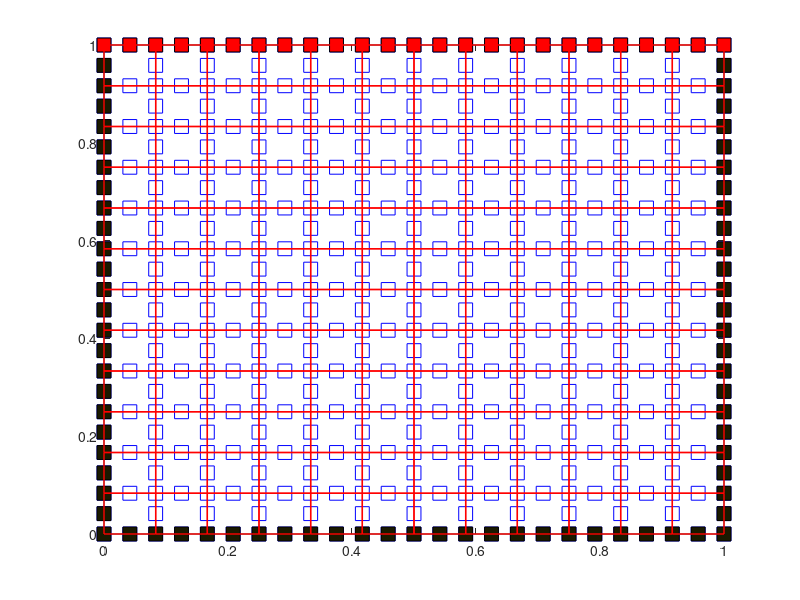

Here is the MATLAB script that generated this plot: (Note: this script raises an error after producing the figure.)
clc 
clear all
close all
q=0;
mu=0.0001;
nex=12;
ney=12;
net=nex*ney;
nx1=(2*nex + 1);
nx2=(nex + 1);
ny2=(ney +1);
ny=(2*ney + 1);
nn=nx1*ny-net;nnp=nx2*ny2;
Lx=1.0;Ly=1.0;
dx1=Lx/(2*nex);dx2=Lx/(nex);
dy1=Ly/(2*ney);dy2=Ly/(ney);
xe=zeros(2*nn,1);xep=zeros(nnp,1);
u=zeros(2*nn+(nex+1)*(ney+1),1);
ii=0;
nbc=zeros(nn,2);
jj=0;jnb=0;
%%%%%%%%%%%%%%%%%%%%% nodos velocidad%%%%%%%%%%%%%
for j=1:ny
    
    if (rem(j,2)==0)
        dx=dx2;dy=dy1;
        nx=nx2;
    else
        dx=dx1;dy=dy1;
        nx=nx1;
    end
    
    for i=1:nx
         ii=ii + 1;jj=jj +1;
       
        xe(2*ii-1,1)=dx*(i-1);
        xe(2*ii,1)=dy*(j-1);
         plot(xe(2*ii-1),xe(2*ii),'-s','MarkerEdgeColor','b','MarkerSize',10,'MarkerFaceColor',[1 1 1])
         hold on
         %plot(x,y,'-s','MarkerSize',10,'MarkerFaceColor',[1 1 1])
        if ( xe(2*ii-1,1)<=Lx & xe(2*ii,1)== Ly ) 
        jnb=jnb+1;
        nbc(jnb,1)=ii;
        u(ii,1)=1.0;
        u(nn+ii,1)=0.0;
        nbc(jnb,2)=1;
        plot(xe(2*nbc(jnb,1)-1),xe(2*nbc(jnb,1)),'-s','MarkerEdgeColor','k','MarkerSize',10,'MarkerFaceColor',[1 0.0 0.0])
        hold on
        elseif( xe(2*ii-1,1)==0.0 & xe(2*ii,1)<= Ly )%xe(2*ii-1,1)==Lx & xe(2*ii,1)<= Ly)
            jnb =jnb +1;
            nbc(jnb,1)=ii;
            nbc(jnb,2)=1;
            u(ii,1)=0;
            u(nn+ii,1)=0.0;
            plot(xe(2*nbc(jnb,1)-1),xe(2*nbc(jnb,1)),'-s','MarkerEdgeColor','k','MarkerSize',10,'MarkerFaceColor',[0.1 0.1 0.0])
            hold on
          elseif( xe(2*ii-1,1)==Lx & xe(2*ii,1)<= Ly)
            jnb =jnb +1;
            nbc(jnb,1)=ii;
            nbc(jnb,2)=1;
            u(ii,1)=0;
            u(nn+ii,1)=0.0;
            plot(xe(2*nbc(jnb,1)-1),xe(2*nbc(jnb,1)),'-s','MarkerEdgeColor','k','MarkerSize',10,'MarkerFaceColor',[0.1 0.1 0.0])
            hold on
        elseif (xe(2*ii-1,1)<=Lx & xe(2*ii,1)== 0.0)
         jnb=jnb+1;
         nbc(jnb,1)=ii;
        u(ii,1)=0.0;
        u(nn+ii,1)=0.0;
        nbc(jnb,2)=0.0;
         plot(xe(2*nbc(jnb,1)-1),xe(2*nbc(jnb,1)),'-s','MarkerEdgeColor','k','MarkerSize',10,'MarkerFaceColor',[0.1 0.1 0.0]) 
        end
        
         
          
        
    end 
end
 jnb
 %%%%%%%%%%%%%%%%%%%%%%%%%%%%%%%%% nodos presion%%%%%%%%%%%%%%%%%
 ii=0;jj=0;
 for j=1:ny2
   
    for i=1:nx2
        ii=ii + 1;jj=jj +1;
        xep(2*ii-1,1)=dx2*(i-1);
        xep(2*ii,1)=dy2*(j-1);

        
    end 
end
 %%%%%%%%%%%%%%%%%%%%%%%%%%%%%%%%%%%%%%%%%%%%%%%%%%%%%%%%%%%%%%%%%
% u
%  pause
% xe'
% axis([0 (Lx + 0.5*dx) 0 (Ly + 0.5*dy)])
% figure(2)
nee=zeros(net,8); neep=zeros(net,4);
ii=1;iip=1; 
dx=dx2;dy=dy2;
%  pause
for i=1:nex
    for j=1:ney
    xi=dx*(i-1) + 0.5*dx;
    yi=dy*(j-1)+ 0.5*dy;
    %%%%%%%%%%%%%%%%% conectividad velocidad %%%%%%%%%%%%%%%%%%%%%%%%%%%%
     for k=1:nn
     dxe = xi - xe(2*k-1);
     dye = yi - xe(2*k);
     
     if(abs(dxe-0.5*dx)<1e-6 && abs(dye+(0.5*dy))<1e-6 ) 
         nee(ii,4)=k;
     end
     
     if(abs(dxe-0.5*dx)<1e-6 && abs(dye)<1e-6 ) 
         nee(ii,8)=k;
     end
     
     if (abs(dxe+(0.5*dx))<1e-6 && abs(dye+(0.5*dy))<1e-6)
          nee(ii,3)=k;
     end
     
    if (abs(dxe)<1e-6 && abs(dye+(0.5*dy))<1e-6)
          nee(ii,7)=k;
     end
     
     if (abs(dxe+(0.5*dx))<1e-6 && abs(dye)<1e-6)
          nee(ii,6)=k;
     end
     
     if ((abs(dxe-0.5*dx)<1e-6 && abs(dye-0.5*dy)<1e-6))
          nee(ii,1)=k;
     end
      
     if((abs(dxe)<1e-6 && abs(dye-0.5*dy)<1e-6))
          nee(ii,5)=k;
     end
     
     if((abs(dxe+ (0.5*dx))<1e-6 && abs(dye-0.5*dy)<1e-6))
          nee(ii,2)=k;
     end
 
     end
     ii =ii +1;
 %%%%%%%%%%%%%%%%%%%%%%%%%%%% conectividad presion %%%%%%%%%%%%%%%%%%%%
 for kii=1:nnp
     dxe = xi - xep(2*kii-1);
     dye = yi - xep(2*kii);
     
     if(abs(dxe-0.5*dx)<1e-6 && abs(dye+0.5*dy)<1e-6 )
         neep(iip,4)=kii;
     end
     
     if (abs(dxe+0.5*dx)<1e-6 && abs(dye+0.5*dy)<1e-6)
         neep(iip,3)=kii;
     end
     if ((abs(dxe-0.5*dx)<1e-6 && abs(dye-0.5*dy)<1e-6))
         neep(iip,1)=kii;
     end
     
     if((abs(dxe+0.5*dx)<1e-6 && abs(dye-0.5*dy)<1e-6))
         neep(iip,2)=kii;
     end
     
 end
 iip =iip +1;
 %%%%%%%%%%%%%%%%%%%%%%%%%%%%%%%%%%%%%%%%%%%%%%%%%%%%%%%%%%%%%%%%%%%%%%
    end
end
% axis([0.5*dx (Lx + 0.5*dx) 0.5*dy (Ly + 0.5*dy)])
nee;
ni=8;
xee=zeros(4,2);vgest=zeros(2*nn,1);
for i=1:net
   for j=1:ni
       xe(2*nee(i,j)-1); %#ok<NOEFF>
       xe(2*nee(i,j)); %#ok<NOEFF>
       if (j<=4)
       xee(j,1)=xe(2*nee(i,j)-1);
       xee(j,2)=xe(2*nee(i,j));
       end
       vgest(nee(i,j),1)=1e-9;
       vgest(nn+nee(i,j),1)=1e-9;
   end   
% xee = [0 0; 1 0; 1 1];
face = [1 2 3 4];
%figure
patch('Faces',face,'Vertices',xee,'EdgeColor','red','FaceColor','none','LineWidth',1);
hold on
end
%%%%%%%%%%%%%%%%%%%%%%%%%%%%%%%%%%%
ur=zeros(3*nn,1);
%  ur(1:2*nn,1)=vgest;
for i=1:jnb
   ii=nbc(i,1);
    vgest(ii,1)=u(ii,1);
    vgest(nn+ii,1)=0.0;
    ur(ii,1)=u(ii,1);
    ur(nn+ii,1)=u(nn+ii,1); 
end
%%%%%%%%%%%%%%%%%%%%%%%%%%%%%%%%%%%%%%


 kee=zeros(2*nn+(nex+1)*(ney+1),2*nn+(nex+1)*(ney+1));
 qee=zeros(2*nn+(nex+1)*(ney+1),1);
 % kuu=zeros(nn,nn);
 % kvv=zeros(nn,nn);
 % kpex=zeros(nn,(nex+1)*(ney+1));
 % kpey=zeros(nn,(nex+1)*(ney+1));
 % kpext=zeros((nex+1)*(ney+1),nn);
 % kpeyt=zeros((nex+1)*(ney+1),nn);
 % kppe=zeros((nex+1)*(ney+1),(nex+1)*(ney+1));
 nfu=8;nfp=4;
%  pause
  for i=1:net
 % Kue=zeros(nfu,nfu);Kve=zeros(nfu,nfu);Kpx=zeros(nfu,nfp);kpy=zeros(nfu,nfp);
 % kux=zeros(nfp,nfu);kvy=zeros(nfp,nfu);kpp=zeros(nfp,nfp);
 % que=zeros(nfu,1);
 % kunee=zeros(nfu,nfu);
 % dfdx=zeros(nfu,2);
 % dfdxp=zeros(nfp,2);
 % f=zeros(nfu,1);fp=zeros(nfp,1);
 
% 
%   dxu=(xe(2*nee(i,5)-1)- xe(2*nee(i,1)-1));
%   dyu=(xe(2*nee(i,8))- xe(2*nee(i,1)));
% %  
% % % %pause
%    au=dxu/2;%(x(nei(i,1))-x(nei(i,2)))/2;
%    bu=dxu/2;%(x(nei(i,1))+x(nei(i,2)))/2;
%    cu=dyu/2;%(x(nei(i,1))-x(nei(i,2)))/2;
%    du=dyu/2;%(x(nei(i,1))+x(nei(i,2)))/2;
%    
%    dxp=(xe(2*nee(i,2)-1)- xe(2*nee(i,1)-1));
%    dyp=(xe(2*nee(i,4))- xe(2*nee(i,1)));
% %  
% % % %pause
%    ap=dxp/2;%(x(nei(i,1))-x(nei(i,2)))/2;
%    bp=dxp/2;%(x(nei(i,1))+x(nei(i,2)))/2;
%    cp=dyp/2;%(x(nei(i,1))-x(nei(i,2)))/2;
%    dp=dyp/2;%(x(nei(i,1))+x(nei(i,2)))/2;
   
 ni=2;
 xi=zeros(ni,2);
 wi=ones(ni,2);
 wi(:,1)=1;
%  wi(:,2)=8/9;
 xi(1,1)= -sqrt(1/3);%xi(2)=0;
 xi(1,2)=  -sqrt(1/3);
%  xi(2,1)=   0;%xi(2)=0;
%  xi(2,2)=   0;
 xi(2,1)=   sqrt(1/3);%xi(2)=0;
 xi(2,2)=   sqrt(1/3);
% % %  ke(:,:) =0.0;
% % 
% % 
% for k1=1:nf
%     int_k =0;
%     for ii=1:ni
%         for jj=1:ni
%             xii=(a*xi(ii,1)+b);
%             yii=(c*xi(jj,2)+d);
%             f(1)=(1-xii/dx)*(1-yii/dy);%dfdx(1,1)=-1/dx*(1-yii/dy);dfdx(1,2)=-(1-xii/dx)*1/dy;
%             f(2)= (xii/dx)*(1-yii/dy);%dfdx(2,1)=(1-yii/dy)*1/dx;dfdx(2,2)=-(xii/dx)*1/dy;
%             f(3)= (xii/dx)*(yii/dy);%dfdx(3,1)=(yii/dy)*1/dx;dfdx(3,2)=(xii/dx)*1/dy;
%             f(4)=(1-xii/dx)*(yii/dy);%dfdx(4,1)=1/dx;dfdx(4,2)=-1/dx;
%             
%             int_k =  int_k + dx/2*wi(ii)*(q*f(k1));
% %             int_k2 =  int_k2 + dx/2*wi(ii)*(q/kcoef*(a2*f(k2)));
%         end
%     end
% %     int_k
%     qe(k1,1)=int_k;
% end
% %  qe
% % qsur(i:i+1,1)=qsur(i:i+1,1)+qe(:,1);
% % 
% % int_k=0.0;     
Jacb=zeros(2,2);
  for k1=1:nfu
    for k2=1:nfu
%         
   int_k=0.0;     
 for ii=1:ni
      for jj=1:ni
     xii=(xi(ii,1));
     yii=(xi(jj,2));
     f(1)= 0.25*(1-xii)*(1-yii)*(-xii-yii-1);dfdx(1,1)=0.25*(1-yii)*(1+(2*xii-1)+yii);dfdx(1,2)=0.25*(1-xii)*(1+xii+(2*yii-1));
     f(2)= 0.25*(1+xii)*(1-yii)*(xii-yii-1);dfdx(2,1)=0.25*(1-yii)*((1+2*xii)-yii-1);dfdx(2,2)=0.25*(1+xii)*(-xii+(2*yii-1)+1);
     f(3)= 0.25*(1+xii)*(1+yii)*(xii+yii-1);dfdx(3,1)=0.25*(1+yii)*((1+2*xii)+yii-1);dfdx(3,2)=0.25*(1+xii)*(xii+(1+2*yii)-1);
     f(4)= 0.25*(1-xii)*(1+yii)*(-xii+yii-1);dfdx(4,1)=0.25*(1+yii)*((2*xii-1)-yii+1);dfdx(4,2)=0.25*(1-xii)*(-xii+(1+2*yii)-1);
     f(5)= 0.5*(1-xii^2)*(1-yii);dfdx(5,1)=-xii*(1-yii);dfdx(5,2)=-0.5*(1-xii^2);
     f(6)= 0.5*(1+xii)*(1-yii^2);dfdx(6,1)= 0.5*(1-yii^2);dfdx(6,2)=-yii*(1+xii);
     f(7)= 0.5*(1-xii^2)*(1+yii);dfdx(7,1)=-xii*(1+yii);dfdx(7,2)=0.5*(1-xii^2);
     f(8)= 0.5*(1-xii)*(1-yii^2);dfdx(8,1)=-0.5*(1-yii^2);dfdx(8,2)=-(1-xii)*yii;
     for j1=1:2
         jnx=0;jny=0;
             for i1=1:nfu
             jnx = jnx +xe(2*nee(i,i1)-1)*dfdx(i1,j1);
             jny = jny +xe(2*nee(i,i1))*dfdx(i1,j1);
             end
             Jacb(j1,1)=jnx; 
             Jacb(j1,2)=jny; 
     end
%      Jacb(1,1)=2/dx;Jacb(1,2)=0;Jacb(2,1)=0;Jacb(2,2)=2/dx;
     jd=det(Jacb);
     iJacob=inv(Jacb);
     dxx=(iJacob(1,1)*dfdx(k1,1) + iJacob(1,2)*dfdx(k1,2))*(iJacob(1,1)*dfdx(k2,1) + iJacob(1,2)*dfdx(k2,2) );
     dyy=(iJacob(2,1)*dfdx(k1,1) + iJacob(2,2)*dfdx(k1,2))*(iJacob(2,1)*dfdx(k2,1) + iJacob(2,2)*dfdx(k2,2) );
     
     int_k =  int_k + jd*wi(ii,1)*wi(jj,2)*(mu*dxx + mu*dyy);
      end
 end
 % kue(k1,k2)=int_k; %#ok<SAGROW>
 % kve(k1,k2)=int_k; %#ok<SAGROW>
%  
 % for ii=1:nn
 %     for jj=1:nn
 % 
 %       if(ii==nee(i,k1) && jj==nee(i,k2)) 
 %           kuu(ii,jj)=  kuu(ii,jj) + kue(k1,k2);
 %           kvv(ii,jj)=  kvv(ii,jj) + kve(k1,k2);
 %       end
 %     end
 % end

 ii=nee(i,k1); jj=nee(i,k2);
 kee(ii,jj)= kee(ii,jj) + int_k;
 kee(nn+ii,nn+jj)= kee(ii + nn,jj + nn) + int_k;
     % kuu(ii,jj)=  kuu(ii,jj) + int_k;
     % kvv(ii,jj)=  kvv(ii,jj) + int_k;

    end
  end
Jacb=zeros(2,2); Jacbp=zeros(2,2);
 %%%%%%%%%%%%%%%%%%%%%%%%%%%%%%%%%%%%%%%%%%%%%%%%%%%%%%%%%%%%%%%%%%%%%%%%%%%%%%%%%%%%%%%%%%%%
  ni=2;
 xi=zeros(ni,2);
 wi=ones(ni,2);
 wi(:,1)=1;
% %  wi(2)=8/9;
 xi(1,1)= -sqrt(1/3);%xi(2)=0;
 xi(1,2)=  -sqrt(1/3);
 xi(2,1)=   sqrt(1/3);%xi(2)=0;
 xi(2,2)=  sqrt(1/3);
 
   for k1=1:nfu
    for k2=1:nfp
%         
   int_kpx=0.0; int_kpy=0.0;    int_kux=0.0;    int_kvy=0.0;        
 for ii=1:ni
      for jj=1:ni
      xii=(xi(ii,1));
     yii=(xi(jj,2));
     fp(1,1)= 0.25*(1-xii)*(1-yii);dfdxp(1,1)=-0.25*(1-yii);dfdpx(1,2)=-0.25*(1-xii);
     fp(2,1)= 0.25*(1+xii)*(1-yii);dfdxp(2,1)=0.25*(1-yii);dfdxp(2,2)=-0.25*(1+xii);
     fp(3,1)= 0.25*(1+xii)*(1+yii);dfdxp(3,1)=0.25*(1+yii);dfdxp(3,2)=0.25*(1+xii);
     fp(4,1)= 0.25*(1-xii)*(1+yii);dfdxp(4,1)=-0.25*(1+yii);dfdxp(4,2)=0.25*(1-xii);
     
     f(1)= 0.25*(1-xii)*(1-yii)*(-xii-yii-1);dfdx(1,1)=0.25*(1-yii)*(1+(2*xii-1)+yii);dfdx(1,2)=0.25*(1-xii)*(1+xii+(2*yii-1));
     f(2)= 0.25*(1+xii)*(1-yii)*(xii-yii-1);dfdx(2,1)=0.25*(1-yii)*((1+2*xii)-yii-1);dfdx(2,2)=0.25*(1+xii)*(-xii+(2*yii-1)+1);
     f(3)= 0.25*(1+xii)*(1+yii)*(xii+yii-1);dfdx(3,1)=0.25*(1+yii)*((1+2*xii)+yii-1);dfdx(3,2)=0.25*(1+xii)*(xii+(1+2*yii)-1);
     f(4)= 0.25*(1-xii)*(1+yii)*(-xii+yii-1);dfdx(4,1)=0.25*(1+yii)*((2*xii-1)-yii+1);dfdx(4,2)=0.25*(1-xii)*(-xii+(1+2*yii)-1);
     f(5)= 0.5*(1-xii^2)*(1-yii);dfdx(5,1)=-xii*(1-yii);dfdx(5,2)=-0.5*(1-xii^2);
     f(6)= 0.5*(1+xii)*(1-yii^2);dfdx(6,1)= 0.5*(1-yii^2);dfdx(6,2)=-yii*(1+xii);
     f(7)= 0.5*(1-xii^2)*(1+yii);dfdx(7,1)=-xii*(1+yii);dfdx(7,2)=0.5*(1-xii^2);
     f(8)= 0.5*(1-xii)*(1-yii^2);dfdx(8,1)=-0.5*(1-yii^2);dfdx(8,2)=-(1-xii)*yii;
     
     for j1=1:2
         jnx=0;jny=0;
             for i1=1:nfp
             jnx = jnx +xep(2*neep(i,i1)-1)*dfdxp(i1,j1);
             jny = jny +xep(2*neep(i,i1))*dfdxp(i1,j1);
             end
             Jacbp(j1,1)=jnx;
             Jacbp(j1,2)=jny;
             
              jnx=0;jny=0;
             for i1=1:nfu
             jnx = jnx +xe(2*nee(i,i1)-1)*dfdx(i1,j1);
             jny = jny +xe(2*nee(i,i1))*dfdx(i1,j1);
             end
             Jacb(j1,1)=jnx;
             Jacb(j1,2)=jny;
     end
%      Jacb(1,1)=2/dx;Jacb(1,2)=0;Jacb(2,1)=0;Jacb(2,2)=2/dx;
     jd=det(Jacb);  jdp=det(Jacbp);
     iJacob=inv(Jacb); iJacobp=inv(Jacbp);
     dxxp=(iJacobp(1,1)*dfdx(k2,1) + iJacobp(1,2)*dfdx(k2,2));
     dyyp=(iJacobp(2,1)*dfdx(k2,1) + iJacobp(2,2)*dfdx(k2,2));
     dxx=(iJacob(1,1)*dfdx(k1,1) + iJacob(1,2)*dfdx(k1,2));
     dyy=(iJacob(2,1)*dfdx(k1,1) + iJacob(2,2)*dfdx(k1,2));
     
     int_kpx =  int_kpx + jd*wi(ii,1)*wi(jj,2)*(dxx*fp(k2,1));
     int_kpy =  int_kpy + jd*wi(ii,1)*wi(jj,2)*(dyy*fp(k2,1));
     
     
%      int_kux =  int_kux + jd*wi(ii,1)*wi(jj,2)*(dxxp*f(k1,1)); 
%      int_kvy =  int_kvy + jd*wi(ii,1)*wi(jj,2)*(dyyp*f(k1,1));
      end
 end
%  kpx(k1,k2)=int_kpx;kpy(k1,k2)=int_kpy; %#ok<SAGROW>
%  kux(k2,k1)=int_kpx;kvy(k2,k1)=int_kpy;
% %  
%  for ii=1:nn
%      for jj=1:nnp
% 
%        if(ii==nee(i,k1) && jj==neep(i,k2)) 
%            kpex(ii,jj)=  kpex(ii,jj) + kpx(k1,k2);
%            kpey(ii,jj)=  kpey(ii,jj) + kpy(k1,k2);
% %        end
% %          if(ii==nee(i,k1) && jj==nee(i,k2)) 
%             kpext(jj,ii)=  kpext(jj,ii)+ kux(k2,k1) ;
%             kpeyt(jj,ii)=  kpeyt(jj,ii)+ kvy(k2,k1);
%         end
% 
%      end
%  end
%%
ii=nee(i,k1); jj=neep(i,k2);
kee(ii,jj + 2*nn)= kee(ii,jj+ 2*nn)              - int_kpx;
kee(ii + nn,jj + 2*nn)= kee(ii + nn,jj + 2*nn)   - int_kpy;

kee(jj + 2*nn, ii)     = kee(jj+ 2*nn,ii)        - int_kpx;
kee(jj + 2*nn, ii + nn)= kee(jj + 2*nn, ii + nn) - int_kpy;

% kpex(ii,jj)=  kpex(ii,jj) + kpx(k1,k2);
% kpey(ii,jj)=  kpey(ii,jj) + kpy(k1,k2);
% %        end
% %          if(ii==nee(i,k1) && jj==nee(i,k2)) 
%             kpext(jj,ii)=  kpext(jj,ii)+ kux(k2,k1) ;
%             kpeyt(jj,ii)=  kpeyt(jj,ii)+ kvy(k2,k1);

%%
    end
  end
 %%%%%%%%%%%%%%%%%%%%%%%%%%%%%%%%%%%%%%%%%%%%%%%%%%%%%%%%%%%%%%%%%%%%%%%%%%%%%%%%%%%%%%%%%%%%
 % Jacb=zeros(2,2); Jacbp=zeros(2,2);
 %%%%%%%%%%%%%%%%%%%%%%%%%%%%%%%%%%%%%%%%%%%%%%%%%%%%%%%%%%%%%%%%%%%%%%%%%%%%%%%%%%%%%%%%%%%%
%   ni=2;
%  xi=zeros(ni,2);
%  wi=ones(ni,2);
%  wi(:,1)=1;
% % %  wi(2)=8/9;
%  xi(1,1)= -sqrt(1/3);%xi(2)=0;
%  xi(1,2)=  -sqrt(1/3);
%  xi(2,1)=   sqrt(1/3);%xi(2)=0;
%  xi(2,2)=  sqrt(1/3);
% 
%    for k1=1:nfp
%     for k2=1:nfp
%         
%  int_kpp=0.d0;        
%  for ii=1:ni
%       for jj=1:ni
%       xii=(xi(ii,1));
%      yii=(xi(jj,2));
%      fp(1,1)= 0.25*(1-xii)*(1-yii);dfdxp(1,1)=-0.25*(1-yii);dfdpx(1,2)=-0.25*(1-xii);
%      fp(2,1)= 0.25*(1+xii)*(1-yii);dfdxp(2,1)=0.25*(1-yii);dfdxp(2,2)=-0.25*(1+xii);
%      fp(3,1)= 0.25*(1+xii)*(1+yii);dfdxp(3,1)=0.25*(1+yii);dfdxp(3,2)=0.25*(1+xii);
%      fp(4,1)= 0.25*(1-xii)*(1+yii);dfdxp(4,1)=-0.25*(1+yii);dfdxp(4,2)=0.25*(1-xii);
% 
%      for j1=1:2
%          jnx=0;jny=0;
%              for i1=1:nfp
%              jnx = jnx +xep(2*neep(i,i1)-1)*dfdxp(i1,j1);
%              jny = jny +xep(2*neep(i,i1))*dfdxp(i1,j1);
%              end
%              Jacbp(j1,1)=jnx;
%              Jacbp(j1,2)=jny;
% 
%      end
% %      Jacb(1,1)=2/dx;Jacb(1,2)=0;Jacb(2,1)=0;Jacb(2,2)=2/dx;
%       jdp=det(Jacbp);
%       iJacobp=inv(Jacbp);
% 
% 
%      int_kpp =  int_kpp + jdp*wi(ii,1)*wi(jj,2)*(fp(k1,1)*fp(k2,1));
% 
%       end
%  end
%  kpp(k1,k2)=int_kpp;
% 
%  for ii=1:nnp
%      for jj=1:nnp
% 
%        if(ii==neep(i,k1) && jj==neep(i,k2)) 
%            kppe(ii,jj)=  kppe(ii,jj) + kpp(k1,k2);
% 
%         end
% 
%      end
%  end
%     end
%   end
 %%%%%%%%%%%%%%%%%%%%%%%%%%%%%%%%%%%%%%%%%%%%%%%%%%%%%%%%%%%%%%%%%%%%%%%%%%%%%%%%%%%%%%%%%%%%%
  end
%  kuu;
%  kpex;
% %  kpext=kpex';
%  kpey;
%  u;
%  pause
%  kpeyt=kpey';
%  pause
%  Kpex
%  Kpey
%  Kpext
%  Kpeyt
%  pause
% %  kee
for i=1:jnb
    %     if (nbc(i,2)==1)
    ii =nbc(i,1);
    kee(ii,:)=0.0;
    kee(ii,ii)=1.0;
    kee(ii+ nn,nn +1:2*nn)=0.0;
    kee(ii+ nn,ii+nn)=1.0;
    %          kpext(:,ii)=1.0;
    %          kpex(ii,:)=1.0;
    % %            kpex(ii,ii)=1.0;
    %          kpeyt(:,ii)=1.0;
    %          kpey(ii,:)=1.0;
    %             kpeyt(ii,ii)=1.0;
    %     end

end
% kuu
 qee=u;
%  qee
%   pause
  
%  kee(1:nn,1:nn)=kuu;
% %  kee(2*nn+1:2*nn+(nex+1)*(ney+1),2*nn+1:2*nn+(nex+1)*(ney+1))=kvv;
% %  kee(1:nn,nn+1:nn+(nex+1)*(ney+1))=-kpex;
% %  kee(2*nn+1:2*nn+(nex+1)*(ney+1),nn+1:nn+(nex+1)*(ney+1))=-kpey;
% %  kee(nn+1:nn+(nex+1)*(ney+1),1:nn)=-kpex';
% %  kee(nn+1:nn+(nex+1)*(ney+1),2*nn+1:2*nn+(nex+1)*(ney+1))=-kpey';
%  kee(nn+1:nn+nn,nn+1:nn+nn)=kvv;
%  kee(1:nn,2*nn+1:2*nn+(nex+1)*(ney+1))=-kpex;
%  kee(nn+1:2*nn,2*nn+1:2*nn+(nex+1)*(ney+1))=-kpey;
%  kee(2*nn+1:2*nn+(nex+1)*(ney+1),1:nn)=-kpext;
%  kee(2*nn+1:2*nn+(nex+1)*(ney+1),nn+1:2*nn)=-kpeyt;
%  kee(2*nn+1:2*nn+(nex+1)*(ney+1),2*nn+1:2*nn+(nex+1)*(ney+1))=kppe;
kee;
% inv(kee)
%  pause
%% 
u=(kee)\qee;
%%   pause
%% u=inv(kee)*qee; %#ok<MINV>
 usolx=zeros(nx,ny);
 usoly=zeros(nx,ny);
 Tintx = TriScatteredInterp( xe(1:2:2*nn - 1),xe(2:2:2*nn),u(1:nn),'natural'); %#ok<DTRIINT>
 Tinty = TriScatteredInterp( xe(1:2:2*nn - 1),xe(2:2:2*nn),u(nn+1:2*nn),'natural'); %#ok<DTRIINT>
 
% 
 ni = 70;dx = Lx/(ni - 1);
 [x y] = meshgrid(0:dx:Lx,0:dx:Lx);
 umx=zeros(ni,ni);umy=zeros(ni,ni);umm=zeros(ni,ni);
for i = 1: ni
    for j = 1:ni
        umx(i,j) = Tintx( x(i,j), y(i,j) );
        umy(i,j) = Tinty( x(i,j), y(i,j) );
        umm(i,j) = sqrt( umx(i,j)*umx(i,j)+umy(i,j)*umy(i,j) );
    end
end
figure; 
axes('FontSize',18,'LineWidth',1.5');
hold on;
contourf(x,y,umm)
axis([0 1 0 1]);
xlabel('x','FontSize',18)
ylabel('y','FontSize',18)
colorbar
hold off
figure; 
axes('FontSize',18,'LineWidth',1.5');
h2=quiver(x,y,umx,umy);
set(h2,'AutoScale','on', 'AutoScaleFactor',2.5)
axis([0 1 0 1.03]);
xlabel('x','FontSize',18)
ylabel('y','FontSize',18)
colorbar
